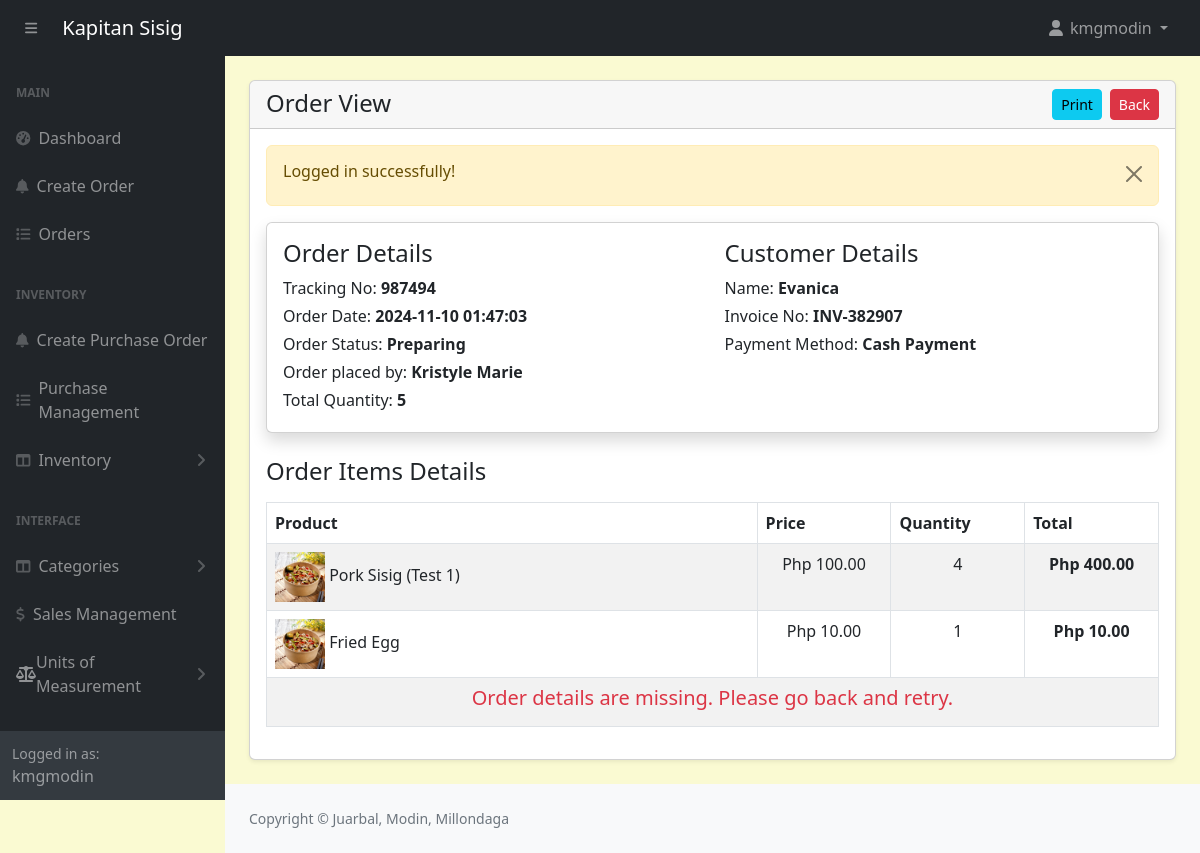
/admin/orders-view.php?track=987494 (signed in), run on the app's committed database.
### tables this page shows
CREATE TABLE `orders` (
  `id` int(11) NOT NULL,
  `customer_id` int(11) NOT NULL,
  `tracking_no` varchar(100) NOT NULL,
  `invoice_no` varchar(100) NOT NULL,
  `total_amount` varchar(100) NOT NULL,
  `amount_received` decimal(10,2) NOT NULL,
  `change_money` varchar(200) NOT NULL,
  `order_date` datetime DEFAULT NULL,
  `order_status` enum('Placed','Preparing','Completed','Cancelled') NOT NULL DEFAULT 'Placed' COMMENT 'placed, preparing, completed, cancelled',
  `payment_mode` varchar(100) NOT NULL COMMENT 'cash,online',
  `order_placed_by_id` varchar(100) NOT NULL
);

CREATE TABLE `customers` (
  `id` int(11) NOT NULL,
  `name` varchar(566) NOT NULL
);

CREATE TABLE `order_items` (
  `id` int(11) NOT NULL,
  `order_id` int(11) NOT NULL,
  `product_id` int(11) NOT NULL,
  `price` varchar(100) NOT NULL,
  `quantity` varchar(100) NOT NULL
);

CREATE TABLE `products` (
  `id` int(11) NOT NULL,
  `category_id` int(11) NOT NULL,
  `productname` varchar(191) NOT NULL,
  `description` varchar(191) NOT NULL,
  `price` decimal(10,2) NOT NULL,
  `image` varchar(255) NOT NULL,
  `created_at` date NOT NULL DEFAULT current_timestamp(),
  `quantity` int(11) NOT NULL
);

### admin/orders-view.php (the view, shortened to what this page needs)
<?php include('includes/header.php'); ?>
<div class="container-fluid px-4 mb-4">
    <div class="card mt-4 shadow-sm">
        <div class="card-header">
            <h4 class="mb-0">Order View
                <a href="orders.php" class="btn btn-danger btn-sm float-end">Back</a>
                <a href="orders-view-print.php?track=<?= $_GET['track'] ?>" class="btn btn-info mx-2 btn-sm float-end">Print</a>
            </h4>
        </div>
        <div class="card-body">
        <?php
        if(isset($_GET['track'])){
                ?>
                <?php
            $trackingNo = validate($_GET['track']);
            $query = "SELECT o.*, c.* FROM orders o, customers c WHERE
                        c.id = o.customer_id AND tracking_no='$trackingNo'
                        ORDER BY o.id DESC";
            $orders = mysqli_query($conn, $query);
            $orderItemQuery = "SELECT oi.quantity as orderItemQuantity, oi.price as orderItemPrice, o.*, oi.*, p.*
                                FROM orders as o, order_items as oi, products as p
                                WHERE  oi.order_id = o.id AND p.id = oi.product_id AND o.tracking_no='$trackingNo' ";
            $orderItemsRes = mysqli_query($conn, $orderItemQuery);
            if($orders){
                if(mysqli_num_rows($orders) > 0){
                    $orderData = mysqli_fetch_assoc($orders);
                    $totalQuantity = 0;
                    if($orderItemsRes){
                        if(mysqli_num_rows($orderItemsRes) > 0){
                            while($orderItemRow = mysqli_fetch_assoc($orderItemsRes)){
                                $totalQuantity += $orderItemRow['orderItemQuantity'];
                            }
                        }
                    }
                    ?>
                    <div class="card card-body shadow border-1 mb-4 ">
                        <div class="row">
                            <div class="col-md-6">
                                <h4>Order Details</h4>
                                <label class="mb-1">
                                    Tracking No: <span class="fw-bold"><?= htmlspecialchars($orderData['tracking_no'], ENT_QUOTES, 'UTF-8'); ?></span>
                                </label>
                                <br/>
                                <label class="mb-1">
                                    Order Date: <span class="fw-bold"><?= htmlspecialchars($orderData['order_date'], ENT_QUOTES, 'UTF-8'); ?></span>
                                </label>
                                <br/>
                                <label class="mb-1">
                                    Order Status: <span class="fw-bold"><?= htmlspecialchars($orderData['order_status'], ENT_QUOTES, 'UTF-8'); ?></span>
                                </label>
                                <br/>
                                <label class="mb-1">
                                    Order placed by: <span class="fw-bold"><?= htmlspecialchars($orderData['order_placed_by_id'], ENT_QUOTES, 'UTF-8'); ?></span>
                                </label>
                                <br/>
                                <label class="mb-1">
                                    Total Quantity: <span class="fw-bold"><?= htmlspecialchars($totalQuantity, ENT_QUOTES, 'UTF-8'); ?></span>
                                </label>
                                <br/>
                            </div>
                            <div class="col-md-6">
                                <h4>Customer Details</h4>
                                <label class="mb-1">
                                    Name: <span class="fw-bold"><?= htmlspecialchars($orderData['name'], ENT_QUOTES, 'UTF-8'); ?></span>
                                </label>
                                <br/>
                                <label class="mb-1">
                                    Invoice No: <span class="fw-bold"><?= htmlspecialchars($orderData['invoice_no'], ENT_QUOTES, 'UTF-8'); ?></span>
                                </label>
                                <br/>
                                <label class="mb-1">
                                    Payment Method: <span class="fw-bold"><?= htmlspecialchars($orderData['payment_mode'], ENT_QUOTES, 'UTF-8'); ?></span>
                                </label>
                                <br/>
                                <br/>
                            </div>
                        </div>
                    </div>
                    <?php
                        $orderItemQuery = "SELECT oi.quantity as orderItemQuantity, oi.price as orderItemPrice, o.*, oi.*, p.*
                                FROM orders as o, order_items as oi, products as p
                                WHERE  oi.order_id = o.id AND p.id = oi.product_id AND o.tracking_no='$trackingNo' ";
                        $orderItemsRes = mysqli_query($conn, $orderItemQuery);
                        if($orderItemsRes){
                            if(mysqli_num_rows($orderItemsRes) > 0){
                                ?>
                                    <h4 class="my-3">Order Items Details</h4>
                                    <table class="table table-bordered table-striped">
                                        <thead>
                                            <tr>
                                                <th>Product</th>
                                                <th>Price</th>
                                                <th>Quantity</th>
                                                <th>Total</th>
                                            </tr>
                                        </thead>
                                        <tbody>
                                            <?php while($orderItemRow = mysqli_fetch_assoc($orderItemsRes)): ?>
                                                <tr>
                                                    <td>
                                                    <img src="<?= $orderItemRow['image'] != '' ? '../'.$orderItemRow['image'] : '../pics/uploads/no-img.jpg'; ?>"
                                                        style="width:50px;height:50px;"
                                                        alt="Img"/>
                                                        <?= $orderItemRow['productname'];?>
                                                    </td>
                                                    <td width="15%" class="text-center">
                                                        Php <?= number_format($orderItemRow['orderItemPrice'], 2); ?>
                                                    </td>
                                                    <td width="15%" class="text-center">
                                                        <?= $orderItemRow['orderItemQuantity']; ?>
                                                    </td>
                                                    <td width="15%" class="fw-bold text-center">
                                                        Php <?= number_format($orderItemRow['orderItemPrice'] * $orderItemRow['orderItemQuantity'], 2); ?>
                                                    </td>
                                                </tr>
                                            <?php endwhile; ?>
                                            <?php if (isset($_SESSION['totalAmount']) && isset($_SESSION['change_money'])): ?>
                                            <tr>
                                                <td colspan="3" class="text-end fw-bold">Total Price: </td>
                                                <td colspan="1" class="text-end fw-bold">Php <?= number_format($_SESSION['totalAmount'], 2); ?></td>
                                            </tr>
                                            <tr>
                                                <td colspan="3" class="text-end fw-bold">Amount Received: </td>
                                                <td colspan="1" class="text-end fw-bold">Php <?= number_format($_SESSION['amount_received'], 2); ?></td>
                                            </tr>
                                            <tr>
                                                <td colspan="3" class="text-end fw-bold">Change: </td>
                                                <td colspan="1" class="text-end fw-bold">Php <?= number_format($_SESSION['change_money'], 2); ?></td>
                                            </tr>
                                        <?php else: ?>
                                            <tr>
                                                <td colspan="5">
                                                    <h5 class="text-danger text-center">Order details are missing. Please go back and retry.</h5>
                                                </td>
                                            </tr>
                                        <?php endif; ?>
                                        </tbody>
                                    </table>
                                <?php
                            }else{
                                echo ' <h5>No record Found!</h5>';
                                return false;
                            }
                        }else{
                            echo ' <h5>No record Found!</h5>';
                            return false;
                        }
                    ?>
                    <?php
                }else{
                    echo ' <h5>No record Found!</h5>';
                    return false;
                }
            }else{
                echo ' <h5>Something Went Wrong!</h5>';
            }
        }
        ?>
        </div>
    </div>
</div>
<?php include('includes/footer.php'); ?>

### admin/assets/css/custom.css (style rules this page uses)
body { margin: 0; font-family: system-ui, -apple-system, "Segoe UI", Roboto, "Helvetica Neue", "Noto Sans", "Liberation Sans", Arial, sans-serif; font-size: 1rem; font-weight: 400; line-height: 1.5; color: #212529; text-align: left; background-color: #FAFAD2; -webkit-text-size-adjust: 100%; -webkit-tap-highlight-color: rgba(0, 0, 0, 0); }

### data on the page
orders: tracking_no "987494", order_date "2024-11-10 01:47:03", order_status "Preparing", order_placed_by "Kristyle Marie", customer.name "Evanica", invoice_no "INV-382907", payment_mode "Cash Payment"
order_items: product.productname "Pork Sisig (Test 1)", price "100.00", quantity "4", $orderItemRow['orderItemPrice'] * $orderItemRow['orderItemQuantity'] "400.00"
order_items: product.productname "Fried Egg", price "10.00", quantity "1"

### other printed values
$_SESSION['loggedInUser']['username'] "kmgmodin"
$_SESSION['message'] "Logged in successfully!"
$totalQuantity "5"
